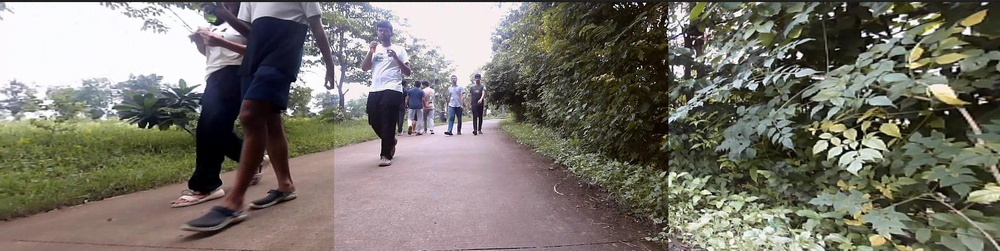
#> input picture frame_00182_jpg.rf.931355c694f61889f331a4b7434cb4c0.jpg, 1000 x 251 px, shrunk from 1915 x 481 before the run, given in place of the camera
$ python merge_camera.py   (older library calls are emulated)
#> lines starting #> are read from the running program, lines starting #| are printed output that depends on the picture; after the words box and inside, x2 and y2 are one past the last pixel; in counts of white or black regions, pixels touching at a corner belong together
"""
STEREO DETECTION WITH RECTIFICATION - YELLOW COLOR DETECTION
============================================================
Modified to use HSV color detection instead of YOLO for easier testing.

This script:
1. Loads stereo calibration parameters
2. Rectifies both camera images (aligns epipolar lines horizontally)
3. Detects YELLOW object using HSV color filtering
4. Computes disparity from center positions
5. Converts disparity to real-world depth using triangulation

USAGE:
------
1. First run stereo_calibration.py to create calibration file
2. Run this script
3. Show a YELLOW object (banana, tennis ball, yellow paper) to both cameras
4. Real-time depth measurement displayed
"""

import sys
import cv2
import numpy as np
import time

# ==============================================================================
# YELLOW OBJECT DETECTION FUNCTION
# ==============================================================================

# Yellow color range in HSV - adjust if needed for your lighting
YELLOW_LOWER = np.array([20, 100, 100])   # [Hue, Saturation, Value]
YELLOW_UPPER = np.array([40, 255, 255])

# Minimum area to consider as valid detection
MIN_AREA = 500

def find_yellow_center(frame, draw=True):
    """
    Detect yellow object in frame and return center coordinates.

    Args:
        frame: Input BGR image
        draw: Whether to draw detection on frame

    Returns:
        center: (x, y) tuple of center, or None if not detected
    """
    # Blur to reduce noise
    blurred = cv2.GaussianBlur(frame, (11, 11), 0)

    # Convert to HSV color space
    hsv = cv2.cvtColor(blurred, cv2.COLOR_BGR2HSV)

    # Create mask for yellow color
    mask = cv2.inRange(hsv, YELLOW_LOWER, YELLOW_UPPER)

    # Clean up mask with morphological operations
    kernel = np.ones((5, 5), np.uint8)
    mask = cv2.erode(mask, kernel, iterations=2)
    mask = cv2.dilate(mask, kernel, iterations=2)

    # Find contours
    contours, _ = cv2.findContours(mask.copy(), cv2.RETR_EXTERNAL,
                                   cv2.CHAIN_APPROX_SIMPLE)

    center = None

    if len(contours) > 0:
        # Get largest contour
        largest_contour = max(contours, key=cv2.contourArea)
        area = cv2.contourArea(largest_contour)

        if area > MIN_AREA:
            # Calculate center using moments
            M = cv2.moments(largest_contour)

            if M["m00"] != 0:
                cx = int(M["m10"] / M["m00"])
                cy = int(M["m01"] / M["m00"])
                center = (cx, cy)

                if draw:
                    # Draw bounding circle
                    ((x, y), radius) = cv2.minEnclosingCircle(largest_contour)
                    if radius > 10:
                        cv2.circle(frame, (int(x), int(y)), int(radius),
                                 (255, 255, 0), 2)
                        # Draw center point
                        cv2.circle(frame, center, 7, (0, 0, 255), -1)
                        # Draw crosshair
                        cv2.line(frame, (cx - 10, cy), (cx + 10, cy),
                               (0, 0, 255), 2)
                        cv2.line(frame, (cx, cy - 10), (cx, cy + 10),
                               (0, 0, 255), 2)

    return center

# ==============================================================================
# LOAD CALIBRATION DATA
# ==============================================================================

print("\n" + "="*70)
print("STEREO YELLOW OBJECT DETECTION - RECTIFIED")
print("="*70)

try:
    print("\n[INFO] Loading calibration data...")
    calib = np.load('stereo_calibration.npz')
#> (reads stereo_calibration.npz from the repository)

    # Camera intrinsics
    K1 = calib['K1']  # Left camera matrix
    D1 = calib['D1']  # Left distortion coefficients
    K2 = calib['K2']  # Right camera matrix
    D2 = calib['D2']  # Right distortion coefficients

    # Stereo parameters
    R = calib['R']   # Rotation matrix
    T = calib['T']   # Translation vector

    # Rectification parameters
    R1 = calib['R1']  # Left rectification rotation
    R2 = calib['R2']  # Right rectification rotation
    P1 = calib['P1']  # Left rectified projection matrix
    P2 = calib['P2']  # Right rectified projection matrix
    Q = calib['Q']    # Disparity-to-depth mapping matrix

    img_shape = tuple(calib['img_shape'])

    # Extract baseline
    baseline = abs(T[0][0])

    print("  ✓ Calibration loaded successfully")
    print(f"  Image size: {img_shape}")
    print(f"  Baseline: {baseline:.2f} cm")
    print(f"  Left focal length: {P1[0,0]:.2f} pixels")
    print(f"  Right focal length: {P2[0,0]:.2f} pixels")

except FileNotFoundError:
    print("\n[ERROR] Calibration file not found!")
    print("Please run 'stereo_calibration.py' first to calibrate your cameras.")
    sys.exit(1)

# ==============================================================================
# COMPUTE RECTIFICATION MAPS
# ==============================================================================

print("\n[INFO] Computing rectification maps...")

map1_left, map2_left = cv2.initUndistortRectifyMap(
    K1, D1, R1, P1, img_shape, cv2.CV_32FC1)

map1_right, map2_right = cv2.initUndistortRectifyMap(
    K2, D2, R2, P2, img_shape, cv2.CV_32FC1)

print("  ✓ Rectification maps computed")

# ==============================================================================
# DEPTH CALCULATION FUNCTION
# ==============================================================================

def calculate_depth_rectified(center_left, center_right, P1, P2):
    """
    Calculate depth from rectified image coordinates.

    Args:
        center_left: (x, y) in left rectified image
        center_right: (x, y) in right rectified image
        P1: Left projection matrix
        P2: Right projection matrix

    Returns:
        depth: Distance in cm, or None if invalid
    """
    x_left, y_left = center_left
    x_right, y_right = center_right

    # Calculate disparity
    disparity = x_left - x_right

    if disparity <= 0:
        return None

    # Calculate depth using calibrated focal length and baseline
    baseline = -P2[0, 3] / P1[0, 0]  # Extract baseline from P2
    focal_length = P1[0, 0]  # Focal length in pixels

    depth = (baseline * focal_length) / disparity

    return abs(depth)

# ==============================================================================
# CAMERA SETUP
# ==============================================================================

# Camera IDs - change these if your cameras are at different IDs
LEFT_CAMERA_ID = 6
RIGHT_CAMERA_ID = 4

print("\n[INFO] Opening cameras...")
cap_left = cv2.VideoCapture(LEFT_CAMERA_ID, cv2.CAP_V4L2)
cap_right = cv2.VideoCapture(RIGHT_CAMERA_ID, cv2.CAP_V4L2)

if not cap_left.isOpened():
    print(f"[ERROR] Cannot open left camera (ID: {LEFT_CAMERA_ID})")
    print("Available camera IDs to try: 0, 2, 4, 6, 8")
    sys.exit(1)
if not cap_right.isOpened():
    print(f"[ERROR] Cannot open right camera (ID: {RIGHT_CAMERA_ID})")
    print("Available camera IDs to try: 0, 2, 4, 6, 8")
    sys.exit(1)

print("  ✓ Cameras opened successfully")

print("\n" + "="*70)
print("Starting real-time depth measurement...")
print("Show a YELLOW object to both cameras")
print("Press 'q' to quit")
print("="*70 + "\n")

# ==============================================================================
# MAIN LOOP
# ==============================================================================

prev_time = time.time()
frame_count = 0

try:
    while True:
        frame_count += 1

        # Capture frames
        ret_left, frame_left_raw = cap_left.read()
#> frame_left_raw is the input picture: shape (251, 1000, 3); mean B, G, R 108.7, 117.5, 121.4
        ret_right, frame_right_raw = cap_right.read()

        if not ret_left or not ret_right:
            print("[ERROR] Cannot read from cameras")
            break

        # Rectify images - KEY STEP for accurate disparity
        frame_left = cv2.remap(frame_left_raw, map1_left, map2_left,
                               cv2.INTER_LINEAR)
        frame_right = cv2.remap(frame_right_raw, map1_right, map2_right,
                                cv2.INTER_LINEAR)

        # Detect yellow object in both frames
        center_left = find_yellow_center(frame_left, draw=True)
#> in find_yellow_center, `hsv = cv2.cvtColor(blurred, cv2.COLOR_BGR2HSV)`: hsv: shape (480, 640, 3); mean H, S, V 46, 30.3, 71.5
#> in find_yellow_center, `mask = cv2.inRange(hsv, YELLOW_LOWER, YELLOW_UPPER)`:
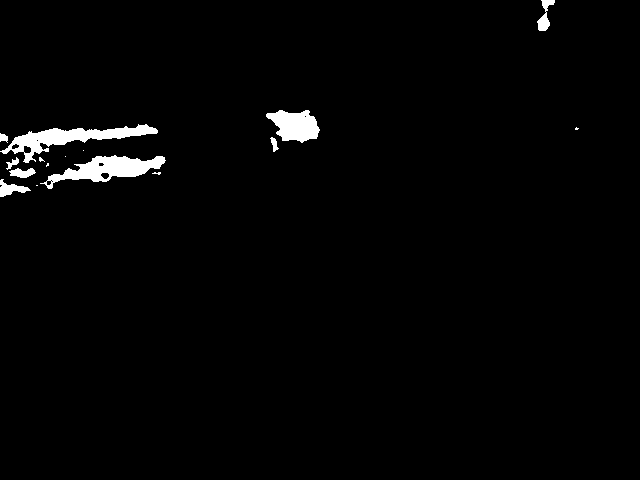
#> mask: shape (480, 640); 1.9% white; 16 white regions (7 under 20 px), largest, box (x1, y1, x2, y2) and area: (0, 124, 158, 163) 1898, (40, 155, 166, 189) 1759, (266, 110, 320, 143) 1179
#> in find_yellow_center, `mask = cv2.erode(mask, kernel, iterations=2)`: mask: shape (480, 640); 0.38% white; 14 white regions (9 under 20 px), largest, box (x1, y1, x2, y2) and area: (277, 116, 314, 137) 521, (108, 161, 145, 173) 320, (42, 133, 84, 141) 158, (82, 166, 97, 177) 101, (22, 137, 33, 143) 34
#> in find_yellow_center, `mask = cv2.dilate(mask, kernel, iterations=2)`:
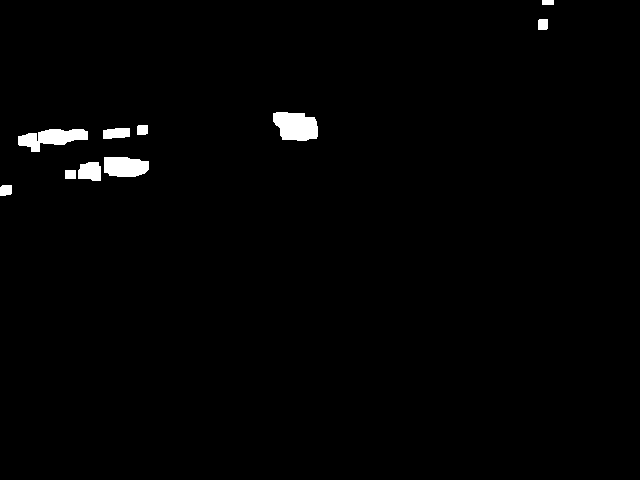
#> mask: shape (480, 640); 1.3% white; 10 white regions
#> in find_yellow_center, `contours, _ = cv2.findContours(mask.copy(), cv2.RETR_EXTERNAL, cv2.CHA..`: contours = 10 contours; largest, box (x1, y1, x2, y2) and area: (273, 112, 318, 141) 985, (18, 129, 88, 152) 840, (104, 157, 149, 177) 719, (78, 162, 101, 181) 336, (103, 128, 130, 139) 223
#> in find_yellow_center, `largest_contour = max(contours, key=cv2.contourArea)`: largest_contour = contour of 33 points, box (x1, y1, x2, y2) (273, 112, 318, 141), area 985
#> in find_yellow_center, `area = cv2.contourArea(largest_contour)`: area = 985
#> in find_yellow_center, `M = cv2.moments(largest_contour)`: M = moments, m00 985, centre m10/m00, m01/m00 = (295.6, 125.9)
#> in find_yellow_center, `cx = int(M["m10"] / M["m00"])`: cx = 295
#> in find_yellow_center, `cy = int(M["m01"] / M["m00"])`: cy = 125
#> in find_yellow_center, `center = (cx, cy)`: center = (295, 125)
#> in find_yellow_center, `((x, y), radius) = cv2.minEnclosingCircle(largest_contour)`: x = 294.5; y = 125.5; radius = 24.87
#> in find_yellow_center, `cv2.circle(frame, center, 7, (0, 0, 255), -1)`:
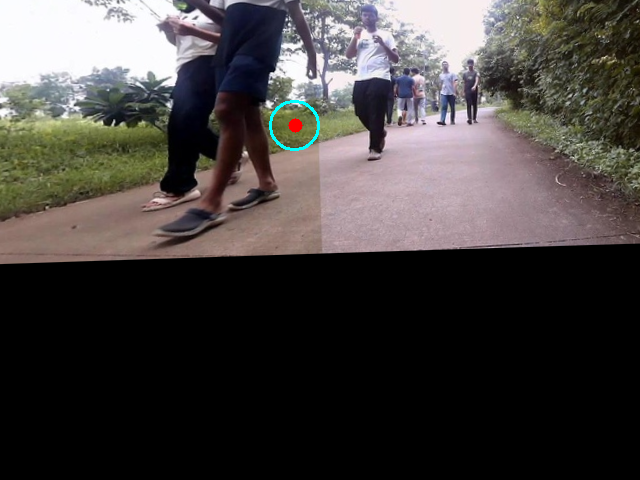
#> frame: shape (480, 640, 3); mean B, G, R 63.5, 65.2, 69.3
#> in find_yellow_center, `cv2.line(frame, (cx - 10, cy), (cx + 10, cy), (0, 0, 255), 2)`: frame: shape (480, 640, 3); 0.01% of pixels changed, all inside (x1, y1, x2, y2) = (284, 124, 307, 127)
#> in find_yellow_center, `cv2.line(frame, (cx, cy - 10), (cx, cy + 10), (0, 0, 255), 2)`: frame: shape (480, 640, 3); mean B, G, R 63.5, 65.2, 69.3
#> center_left = (295, 125)
        center_right = find_yellow_center(frame_right, draw=True)
#> call 2 of find_yellow_center, with draw = True
#> in find_yellow_center (call 2), `hsv = cv2.cvtColor(blurred, cv2.COLOR_BGR2HSV)`: hsv: shape (480, 640, 3); mean H, S, V 46.4, 28.9, 73
#> in find_yellow_center (call 2), `mask = cv2.inRange(hsv, YELLOW_LOWER, YELLOW_UPPER)`: mask: shape (480, 640); 2.4% white; 17 white regions (8 under 20 px), largest, box (x1, y1, x2, y2) and area: (0, 113, 197, 148) 2553, (83, 143, 202, 174) 1694, (0, 144, 72, 189) 1271
#> in find_yellow_center (call 2), `mask = cv2.erode(mask, kernel, iterations=2)`: mask: shape (480, 640); 0.48% white; 14 white regions (7 under 20 px), largest, box (x1, y1, x2, y2) and area: (315, 110, 351, 132) 520, (146, 149, 182, 161) 300, (65, 119, 124, 130) 214
#> in find_yellow_center (call 2), `mask = cv2.dilate(mask, kernel, iterations=2)`:
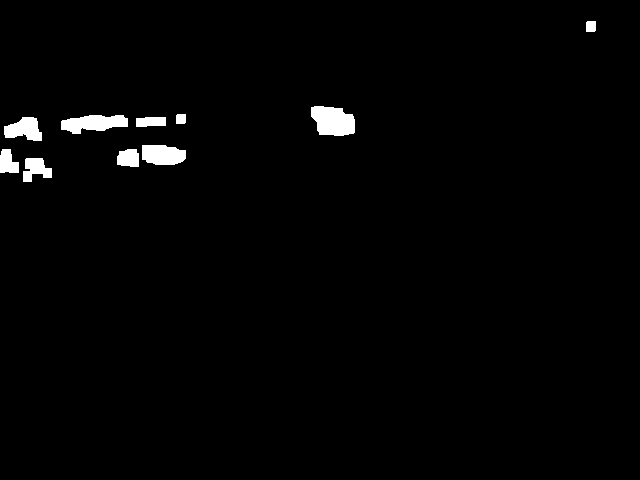
#> mask: shape (480, 640); 1.6% white; 10 white regions
#> in find_yellow_center (call 2), `contours, _ = cv2.findContours(mask.copy(), cv2.RETR_EXTERNAL, cv2.CHA..`: contours = 10 contours; largest, box (x1, y1, x2, y2) and area: (311, 106, 355, 136) 985, (61, 115, 128, 134) 800, (142, 145, 186, 165) 692, (4, 117, 42, 141) 573, (23, 158, 52, 182) 399
#> in find_yellow_center (call 2), `largest_contour = max(contours, key=cv2.contourArea)`: largest_contour = contour of 28 points, box (x1, y1, x2, y2) (311, 106, 355, 136), area 985
#> in find_yellow_center (call 2), `M = cv2.moments(largest_contour)`: M = moments, m00 985, centre m10/m00, m01/m00 = (332.7, 120.8)
#> in find_yellow_center (call 2), `cx = int(M["m10"] / M["m00"])`: cx = 332
#> in find_yellow_center (call 2), `cy = int(M["m01"] / M["m00"])`: cy = 120
#> in find_yellow_center (call 2), `center = (cx, cy)`: center = (332, 120)
#> in find_yellow_center (call 2), `((x, y), radius) = cv2.minEnclosingCircle(largest_contour)`: x = 332.5; y = 119.5
#> in find_yellow_center (call 2), `cv2.circle(frame, center, 7, (0, 0, 255), -1)`:
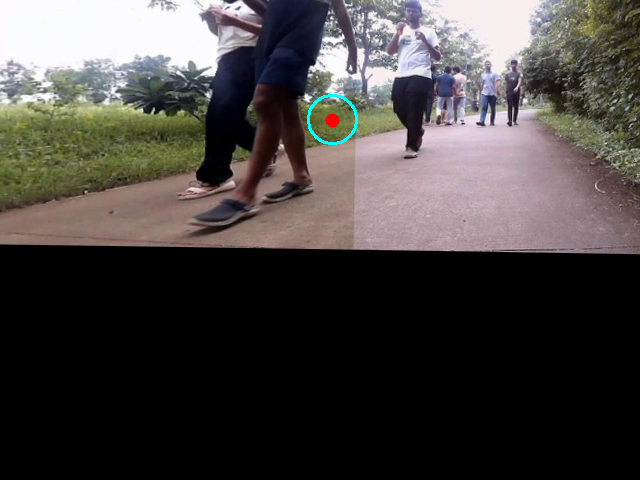
#> frame: shape (480, 640, 3); mean B, G, R 65, 66.8, 70.8
#> in find_yellow_center (call 2), `cv2.line(frame, (cx - 10, cy), (cx + 10, cy), (0, 0, 255), 2)`: frame: shape (480, 640, 3); 0.01% of pixels changed, all inside (x1, y1, x2, y2) = (321, 119, 344, 122)
#> in find_yellow_center (call 2), `cv2.line(frame, (cx, cy - 10), (cx, cy + 10), (0, 0, 255), 2)`: frame: shape (480, 640, 3); mean B, G, R 65, 66.8, 70.8
#> center_right = (332, 120)

        # Calculate depth
        if center_left is None or center_right is None:
            # No detection in one or both cameras
            cv2.putText(frame_left, "TRACKING LOST", (20, 40),
                       cv2.FONT_HERSHEY_SIMPLEX, 1.0, (0, 0, 255), 2)
            cv2.putText(frame_right, "TRACKING LOST", (20, 40),
                       cv2.FONT_HERSHEY_SIMPLEX, 1.0, (0, 0, 255), 2)
            cv2.putText(frame_left, "Show YELLOW object", (20, 80),
                       cv2.FONT_HERSHEY_SIMPLEX, 0.6, (0, 0, 255), 2)
            cv2.putText(frame_right, "Show YELLOW object", (20, 80),
                       cv2.FONT_HERSHEY_SIMPLEX, 0.6, (0, 0, 255), 2)
        else:
            # Both cameras detected yellow object
            depth = calculate_depth_rectified(center_left, center_right, P1, P2)
#> in calculate_depth_rectified, `x_left, y_left = center_left`: x_left = 295; y_left = 125
#> in calculate_depth_rectified, `x_right, y_right = center_right`: x_right = 332; y_right = 120
#> in calculate_depth_rectified, `disparity = x_left - x_right`: disparity = -37

            if depth is not None and depth > 0:
                # Valid depth measurement
                cv2.putText(frame_left, "TRACKING", (20, 40),
                           cv2.FONT_HERSHEY_SIMPLEX, 1.0, (0, 255, 0), 2)
                cv2.putText(frame_right, "TRACKING", (20, 40),
                           cv2.FONT_HERSHEY_SIMPLEX, 1.0, (0, 255, 0), 2)

                # Display depth
                depth_text = f"Depth: {depth:.1f} cm ({depth/100:.2f} m)"
                cv2.putText(frame_left, depth_text, (20, 80),
                           cv2.FONT_HERSHEY_SIMPLEX, 0.8, (0, 255, 0), 2)
                cv2.putText(frame_right, depth_text, (20, 80),
                           cv2.FONT_HERSHEY_SIMPLEX, 0.8, (0, 255, 0), 2)

                # Display disparity
                disparity = center_left[0] - center_right[0]
                disp_text = f"Disparity: {disparity:.1f} px"
                cv2.putText(frame_left, disp_text, (20, 120),
                           cv2.FONT_HERSHEY_SIMPLEX, 0.6, (255, 255, 0), 2)

                # Display Y-coordinate difference (should be small for good rectification)
                y_diff = abs(center_left[1] - center_right[1])
                y_text = f"Y-diff: {y_diff} px"
                y_color = (0, 255, 0) if y_diff < 5 else (0, 165, 255)
                cv2.putText(frame_left, y_text, (20, 160),
                           cv2.FONT_HERSHEY_SIMPLEX, 0.6, y_color, 2)

                # Display coordinates
                coord_text = f"L:({center_left[0]},{center_left[1]}) R:({center_right[0]},{center_right[1]})"
                cv2.putText(frame_left, coord_text, (20, 200),
                           cv2.FONT_HERSHEY_SIMPLEX, 0.5, (255, 255, 0), 1)

                # Print to console every 10 frames
                if frame_count % 10 == 0:
                    print(f"Depth: {depth:6.1f} cm | Disparity: {disparity:5.1f} px | "
                          f"Y-diff: {y_diff:2d} px | Left: {center_left} | Right: {center_right}")
            else:
                cv2.putText(frame_left, "INVALID DISPARITY", (20, 40),
                           cv2.FONT_HERSHEY_SIMPLEX, 1.0, (0, 165, 255), 2)
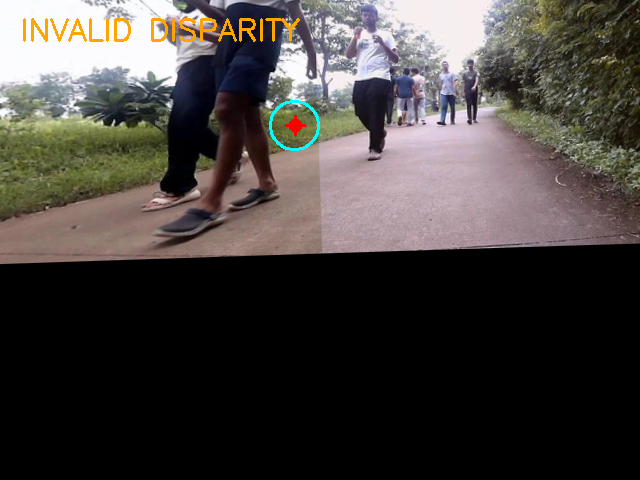
#> frame_left: shape (480, 640, 3); mean B, G, R 62.3, 65.2, 70
                cv2.putText(frame_right, "INVALID DISPARITY", (20, 40),
                           cv2.FONT_HERSHEY_SIMPLEX, 1.0, (0, 165, 255), 2)
#> frame_right: shape (480, 640, 3); mean B, G, R 63.6, 66.6, 71.2
                cv2.putText(frame_left, "Object might be too close", (20, 80),
                           cv2.FONT_HERSHEY_SIMPLEX, 0.6, (0, 165, 255), 2)

        # Draw epipolar lines (every 100 pixels) to visualize rectification
        if frame_count % 30 == 0:
            for y in range(100, frame_left.shape[0], 100):
                cv2.line(frame_left, (0, y), (frame_left.shape[1], y),
                        (255, 0, 0), 1)
                cv2.line(frame_right, (0, y), (frame_right.shape[1], y),
                        (255, 0, 0), 1)

        # FPS calculation
        curr_time = time.time()
        fps = 1 / (curr_time - prev_time) if prev_time else 0
        prev_time = curr_time

        cv2.putText(frame_left, f"FPS: {int(fps)}", (20, 240),
                   cv2.FONT_HERSHEY_SIMPLEX, 0.6, (255, 0, 255), 2)
        cv2.putText(frame_right, f"FPS: {int(fps)}", (20, 240),
                   cv2.FONT_HERSHEY_SIMPLEX, 0.6, (255, 0, 255), 2)
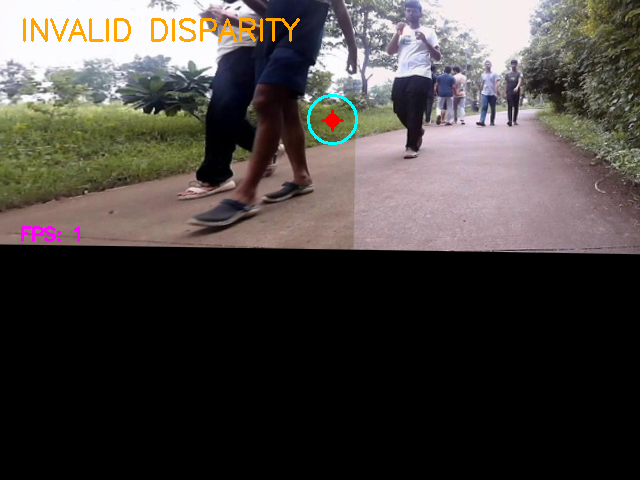
#> frame_right: shape (480, 640, 3); mean B, G, R 63.8, 66.5, 71.4

        # Display frames
        cv2.imshow("Left Camera - RECTIFIED", frame_left)
        cv2.imshow("Right Camera - RECTIFIED", frame_right)

        # Exit on 'q'
        if cv2.waitKey(1) & 0xFF == ord('q'):
#> (key q is pressed here)
            break

except KeyboardInterrupt:
    print("\n[INFO] Interrupted by user")

# ==============================================================================
# CLEANUP
# ==============================================================================

cap_left.release()
cap_right.release()
cv2.destroyAllWindows()

print("\n[INFO] Program terminated")
print("="*70)
